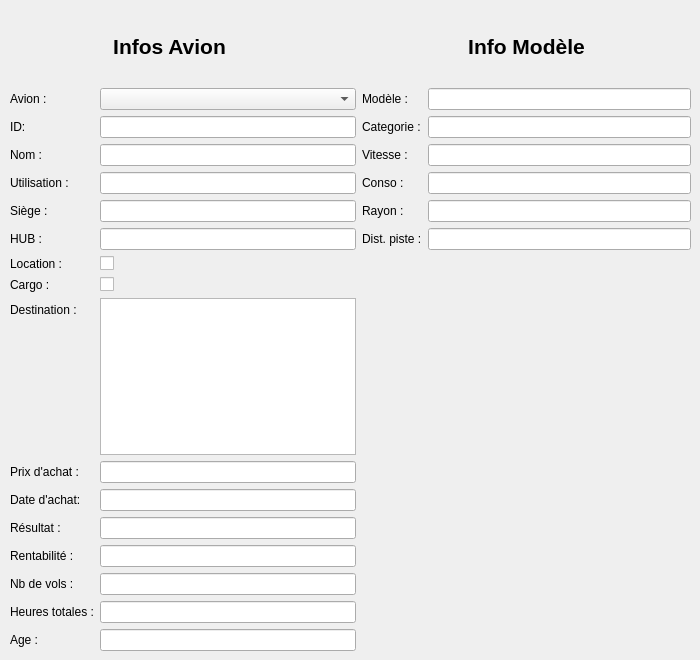
    <widget class="QWidget" name="planes">
     <attribute name="title">
      <string>Avions</string>
     </attribute>
     <widget class="QWidget" name="gridLayoutWidget_2">
      <property name="geometry">
       <rect>
        <x>10</x>
        <y>10</y>
        <width>681</width>
        <height>641</height>
       </rect>
      </property>
      <layout class="QGridLayout" name="gridLayout_46">
       <item row="1" column="1">
        <layout class="QFormLayout" name="formLayout_4">
         <item row="0" column="0">
          <widget class="QLabel" name="label_114">
           <property name="text">
            <string>Modèle :</string>
           </property>
          </widget>
         </item>
         <item row="0" column="1">
          <widget class="QLineEdit" name="mdl_plane">
           <property name="readOnly">
            <bool>true</bool>
           </property>
          </widget>
         </item>
         <item row="1" column="0">
          <widget class="QLabel" name="label_120">
           <property name="text">
            <string>Categorie :</string>
           </property>
          </widget>
         </item>
         <item row="1" column="1">
          <widget class="QLineEdit" name="cat_plane">
           <property name="readOnly">
            <bool>true</bool>
           </property>
          </widget>
         </item>
         <item row="2" column="0">
          <widget class="QLabel" name="label_122">
           <property name="text">
            <string>Vitesse :</string>
           </property>
          </widget>
         </item>
         <item row="2" column="1">
          <widget class="QLineEdit" name="speed_plane">
           <property name="readOnly">
            <bool>true</bool>
           </property>
          </widget>
         </item>
         <item row="3" column="0">
          <widget class="QLabel" name="label_123">
           <property name="text">
            <string>Conso :</string>
           </property>
          </widget>
         </item>
         <item row="3" column="1">
          <widget class="QLineEdit" name="conso_plane">
           <property name="readOnly">
            <bool>true</bool>
           </property>
          </widget>
         </item>
         <item row="4" column="0">
          <widget class="QLabel" name="label_124">
           <property name="text">
            <string>Rayon :</string>
           </property>
          </widget>
         </item>
         <item row="4" column="1">
          <widget class="QLineEdit" name="rayon_plane">
           <property name="readOnly">
            <bool>true</bool>
           </property>
          </widget>
         </item>
         <item row="5" column="0">
          <widget class="QLabel" name="label_138">
           <property name="text">
            <string>Dist. piste :</string>
           </property>
          </widget>
         </item>
         <item row="5" column="1">
          <widget class="QLineEdit" name="dist_pist">
           <property name="readOnly">
            <bool>true</bool>
           </property>
          </widget>
         </item>
        </layout>
       </item>
       <item row="0" column="0">
        <widget class="QLabel" name="label_140">
         <property name="minimumSize">
          <size>
           <width>319</width>
           <height>72</height>
          </size>
         </property>
         <property name="maximumSize">
          <size>
           <width>319</width>
           <height>16777215</height>
          </size>
         </property>
         <property name="font">
          <font>
           <pointsize>16</pointsize>
           <weight>75</weight>
           <bold>true</bold>
          </font>
         </property>
         <property name="text">
          <string>Infos Avion</string>
         </property>
         <property name="alignment">
          <set>Qt::AlignCenter</set>
         </property>
        </widget>
       </item>
       <item row="0" column="1">
        <widget class="QLabel" name="label_141">
         <property name="font">
          <font>
           <pointsize>16</pointsize>
           <weight>75</weight>
           <bold>true</bold>
          </font>
         </property>
         <property name="text">
          <string>Info Modèle</string>
         </property>
         <property name="alignment">
          <set>Qt::AlignCenter</set>
         </property>
        </widget>
       </item>
       <item row="1" column="0">
        <layout class="QFormLayout" name="formLayout_2">
         <item row="1" column="0">
          <widget class="QLabel" name="label_113">
           <property name="text">
            <string>ID: </string>
           </property>
          </widget>
         </item>
         <item row="1" column="1">
          <widget class="QLineEdit" name="id_plane">
           <property name="readOnly">
            <bool>true</bool>
           </property>
          </widget>
         </item>
         <item row="2" column="0">
          <widget class="QLabel" name="label_119">
           <property name="text">
            <string>Nom :</string>
           </property>
          </widget>
         </item>
         <item row="2" column="1">
          <widget class="QLineEdit" name="name_plane">
           <property name="readOnly">
            <bool>true</bool>
           </property>
          </widget>
         </item>
         <item row="3" column="0">
          <widget class="QLabel" name="label_115">
           <property name="text">
            <string>Utilisation :</string>
           </property>
          </widget>
         </item>
         <item row="3" column="1">
          <widget class="QLineEdit" name="use_plane">
           <property name="readOnly">
            <bool>true</bool>
           </property>
          </widget>
         </item>
         <item row="4" column="0">
          <widget class="QLabel" name="label_116">
           <property name="text">
            <string>Siège :</string>
           </property>
          </widget>
         </item>
         <item row="4" column="1">
          <widget class="QLineEdit" name="seats_plane">
           <property name="readOnly">
            <bool>true</bool>
           </property>
          </widget>
         </item>
         <item row="5" column="0">
          <widget class="QLabel" name="label_121">
           <property name="text">
            <string>HUB :</string>
           </property>
          </widget>
         </item>
         <item row="5" column="1">
          <widget class="QLineEdit" name="hub_plane">
           <property name="readOnly">
            <bool>true</bool>
           </property>
          </widget>
         </item>
         <item row="6" column="0">
          <widget class="QLabel" name="label_117">
           <property name="text">
            <string>Location :</string>
           </property>
          </widget>
         </item>
         <item row="6" column="1">
          <widget class="QCheckBox" name="rental">
           <property name="text">
            <string/>
           </property>
          </widget>
         </item>
         <item row="7" column="0">
          <widget class="QLabel" name="label_118">
           <property name="text">
            <string>Cargo :</string>
           </property>
          </widget>
         </item>
         <item row="7" column="1">
          <widget class="QCheckBox" name="cargo">
           <property name="text">
            <string/>
           </property>
          </widget>
         </item>
         <item row="8" column="0">
          <widget class="QLabel" name="label_125">
           <property name="text">
            <string>Destination :</string>
           </property>
          </widget>
         </item>
         <item row="8" column="1">
          <widget class="QTextEdit" name="dest_plane"/>
         </item>
         <item row="9" column="0">
          <widget class="QLabel" name="label_131">
           <property name="text">
            <string>Prix d'achat :</string>
           </property>
          </widget>
         </item>
         <item row="10" column="0">
          <widget class="QLabel" name="label_132">
           <property name="text">
            <string>Date d'achat:</string>
           </property>
          </widget>
         </item>
         <item row="11" column="0">
          <widget class="QLabel" name="label_133">
           <property name="text">
            <string>Résultat :</string>
           </property>
          </widget>
         </item>
         <item row="12" column="0">
          <widget class="QLabel" name="label_134">
           <property name="text">
            <string>Rentabilité :</string>
           </property>
          </widget>
         </item>
         <item row="13" column="0">
          <widget class="QLabel" name="label_135">
           <property name="text">
            <string>Nb de vols :</string>
           </property>
          </widget>
         </item>
         <item row="14" column="0">
          <widget class="QLabel" name="label_136">
           <property name="text">
            <string>Heures totales :</string>
           </property>
          </widget>
         </item>
         <item row="15" column="0">
          <widget class="QLabel" name="label_137">
           <property name="text">
            <string>Age :</string>
           </property>
          </widget>
         </item>
         <item row="9" column="1">
          <widget class="QLineEdit" name="buy_price">
           <property name="readOnly">
            <bool>true</bool>
           </property>
          </widget>
         </item>
         <item row="10" column="1">
          <widget class="QLineEdit" name="buy_date">
           <property name="readOnly">
            <bool>true</bool>
           </property>
          </widget>
         </item>
         <item row="11" column="1">
          <widget class="QLineEdit" name="result">
           <property name="readOnly">
            <bool>true</bool>
           </property>
          </widget>
         </item>
         <item row="12" column="1">
          <widget class="QLineEdit" name="renta">
           <property name="readOnly">
            <bool>true</bool>
           </property>
          </widget>
         </item>
         <item row="13" column="1">
          <widget class="QLineEdit" name="nb_fly">
           <property name="readOnly">
            <bool>true</bool>
           </property>
          </widget>
         </item>
         <item row="14" column="1">
          <widget class="QLineEdit" name="h_fly">
           <property name="readOnly">
            <bool>true</bool>
           </property>
          </widget>
         </item>
         <item row="15" column="1">
          <widget class="QLineEdit" name="old">
           <property name="readOnly">
            <bool>true</bool>
           </property>
          </widget>
         </item>
         <item row="0" column="1">
          <widget class="QComboBox" name="lst_planes"/>
         </item>
         <item row="0" column="0">
          <widget class="QLabel" name="label_143">
           <property name="text">
            <string>Avion :</string>
           </property>
          </widget>
         </item>
        </layout>
       </item>
      </layout>
     </widget>
    </widget>
